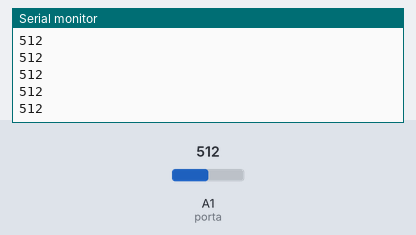
This sketch was run on a simulated Arduino Uno, built with avr-gcc and run on an emulated ATmega328P. Shown: the last lines printed to the serial monitor. The inputs (shaded band) are chosen by the test bench; at power-on: A1 (porta) = 512.

Above: at 1.2 s.
1.3 s: A1 (porta) set to 716
At 2.2 s:
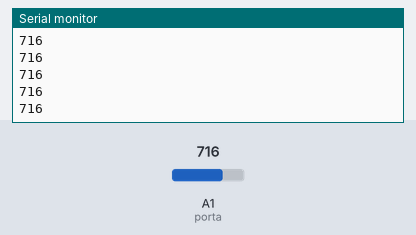
2.8 s: A1 (porta) set to 900
At 3.6 s:
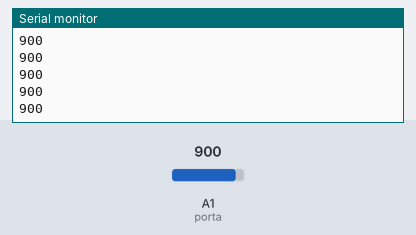
Timing chart, 0 to 5.8 s (numbered marks = the images above; inputs shaded):
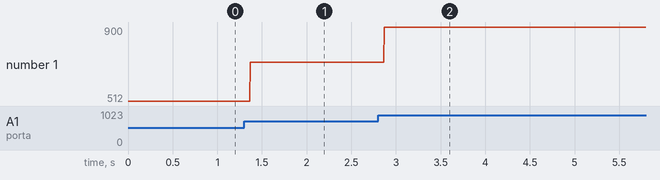

The sketch:

Acionamento_Led_com_Sensor_de_Luz.ino
```cpp
/* ************************************************************************

Colégio SATC
Curso Técnico de Informática
Disciplina: IoT
Turma: 2190
Professor: Marcos Antonio Jeremias Coelho

Programa: Sensor de Luz

Autor: Gustavo D'Agostin Zanelato
Data: 20/09/2023

************************************************************************ */

// Declarando as  vaiáveis a serem utilizadas
int porta = A1;
int valor;


void setup() {
  Serial.begin(9600); // Definindo o monitor serial
  pinMode(porta, INPUT); // Declarando a variavel porta como saída
}

void loop() {

  valor = analogRead(porta); //varipavel valor recebe a informação da porta
  Serial.println(valor); //exibindo a valor da luminosidade no monitor serial

}
```

Measured:
- after the input at 1.3 s, the serial monitor: prints a new line after 0.07 s (image 1)
- after the input at 2.8 s, the serial monitor: prints a new line after 0.07 s (image 2)
- plotted number 1: 512 → 716 after the input at 1.3 s, 716 → 900 after the input at 2.8 s
